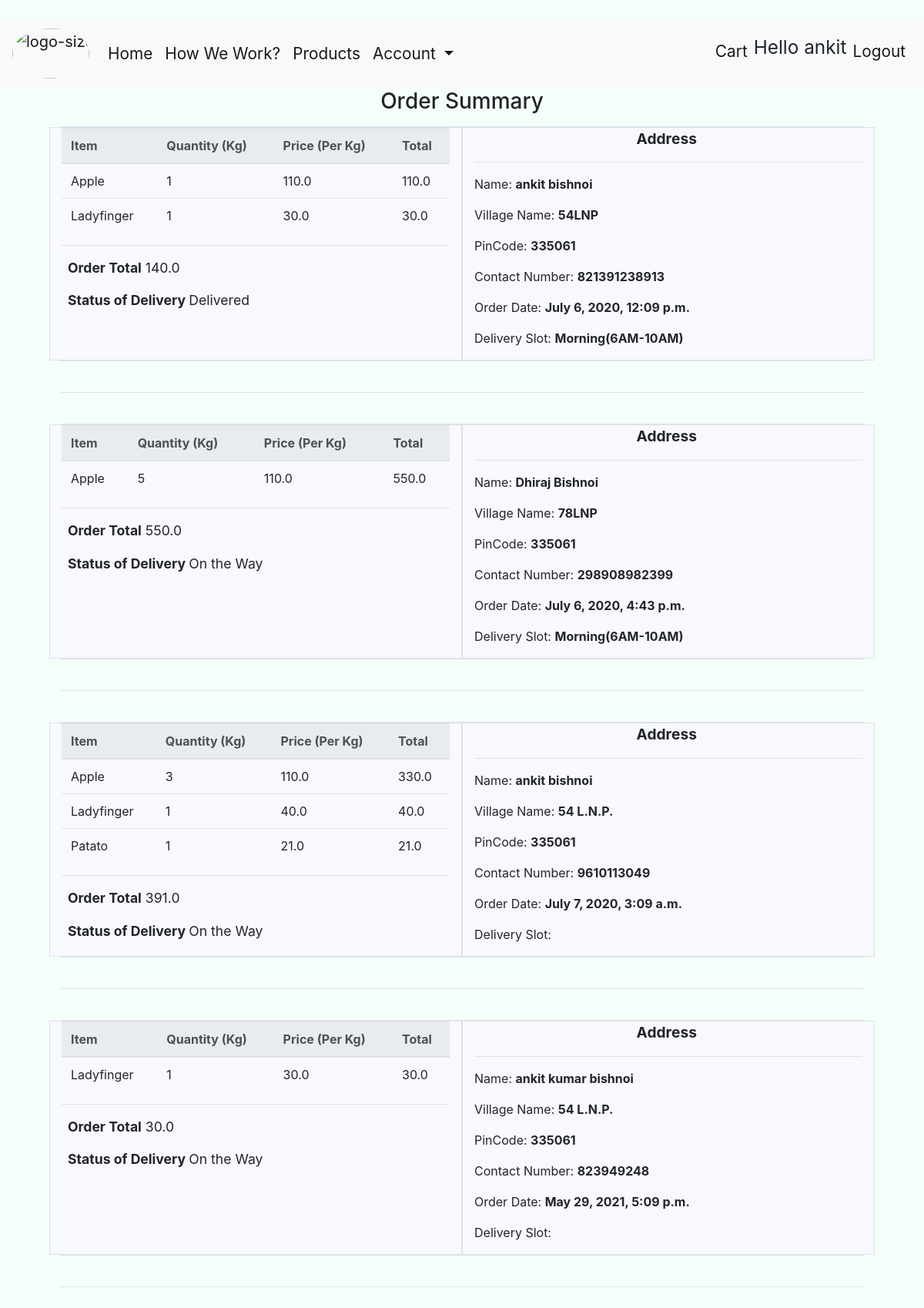
The app's page /order/ (signed in) with its own data.
### customer/models.py (models this page shows, shortened)
class Account(AbstractBaseUser):
	email = models.EmailField(verbose_name="email", max_length=60, unique=True)
	username = models.CharField(max_length=30, unique=True)
	date_joined = models.DateTimeField(verbose_name='date joined', auto_now_add=True)
	last_login = models.DateTimeField(verbose_name='last login', auto_now=True)
	is_admin = models.BooleanField(default=False)
	is_active = models.BooleanField(default=True)
	is_staff = models.BooleanField(default=False)
	is_superuser = models.BooleanField(default=False)
	USERNAME_FIELD = 'email'
	REQUIRED_FIELDS = ['username']
	objects = MyAccountManager()

class Order(models.Model):
	user = models.ForeignKey(settings.AUTH_USER_MODEL,
							 on_delete=models.CASCADE)
	ref_code = models.CharField(max_length=20, blank=True, null=True)
	items = models.ManyToManyField(OrderItem)
	start_date = models.DateTimeField(auto_now_add=True)
	ordered_date = models.DateTimeField()
	ordered = models.BooleanField(default=False)
	address = models.OneToOneField('Address', related_name='shipping_address', on_delete=models.SET_NULL, blank=True, null=True)
	being_delivered = models.BooleanField(default=False)
	received = models.BooleanField(default=False)
	coupon = models.ForeignKey('Coupon', on_delete=models.SET_NULL, blank=True, null=True)
	def get_total(self):
		total = 0
		for order_item in self.items.all():
			total += order_item.get_total_item_price()
		if self.coupon:
			total -= self.coupon.amount
		return total

class OrderItem(models.Model):
	user = models.ForeignKey(settings.AUTH_USER_MODEL,
							 on_delete=models.CASCADE)
	ordered = models.BooleanField(default=False)
	product = models.ForeignKey(Product, on_delete=models.CASCADE)
	quantity = models.IntegerField(default=1)
	def get_total_item_price(self):
		return self.quantity * self.product.price

class Product(models.Model):
	price = models.FloatField()
	category = models.CharField(max_length=20,choices=CATEGORY_CHOICES)
	farm = models.ForeignKey(Farm,on_delete=models.CASCADE)
	slug = AutoSlugField(populate_from='farm', unique=True)

class Address(models.Model):
	user = models.ForeignKey(settings.AUTH_USER_MODEL,
                             on_delete=models.CASCADE)
	name=models.CharField(max_length=100)
	street_address = models.CharField(max_length=100)
	village_name = models.CharField(max_length=100)
	pincode = models.IntegerField()
	default = models.BooleanField(verbose_name="Set as Default Address",default=False)
	contact_number=models.IntegerField()
	delivery_time_slot=models.CharField(max_length=20,choices=DELIVERY_SLOTS)
	slug = AutoSlugField(populate_from='village_name', unique=True)
	class Meta:
		verbose_name_plural = 'Addresses'

### customer/views.py (the view)
# urls.py: path('order/',OrderDetailView.as_view(),name='order-detail-view')
class OrderDetailView(ListView):
    template_name='customer/order-detail.html'
    context_object_name = 'orders'
    model=Order
    def get_queryset(self):
        return Order.objects.filter(user=self.request.user,ordered=True)

### customer/templatetags/cust_filters.py (called while the page is built)
@register.filter(name='get_item_name')
def get_item_name(string):
	return str(string.split(':')[1]).capitalize()

@register.filter(name='delivery_status')
def delivery_status(string):
	if string:
		return "Delivered"
	else:
		return "On the Way"

### customer/templates/customer/order-detail.html (shortened to what this page needs)
{%extends 'customer/base.html'%}
{%load crispy_forms_tags%}
{%load cust_filters%}
{%block content%}
<div class="container px-5">
    <h3 style="text-align:center;margin-bottom:1px;margin-bottom:15px;">Order Summary</h3>
    {% for order in orders%}
    <div class="border">
        <div class="row">
            <div class="col-md-6 border" style="background-color:ghostwhite;">
                <table class="table ">
                    <thead class="thead-light">
                        <tr>
                            <th scope="col">Item</th>
                            <th scope="col">Quantity&nbsp;(Kg)</th>
                            <th scope="col">Price&nbsp;(Per Kg)</th>
                            <th scope="col">Total</th>
                        </tr>
                    </thead>
                    <tbody>
                        {% for item in order.items.all%}
                        <tr>
                            <td>{{ item.product.category|get_item_name}}</td>
                            <td>{{item.quantity}}</td>
                            <td>{{item.product.price}}</td>
                            <td>{{item.get_total_item_price}}</td>
                        </tr>
                        {%endfor%}
                    </tbody>
                </table>
                <hr />
                <div class="mx-2 my-2">
                    <p style="font-size:110%;"><strong>Order Total</strong>&nbsp;{{order.get_total}}</p>
                    <p style="font-size:110%"><strong>Status of Delivery&nbsp;</strong>{{order.received|delivery_status}}</p>
                </div>
            </div>
            <div class="col-md-6 border" style="background-color:ghostwhite;">
                <p style="font-size:120%;text-align:center;"><strong>Address&nbsp;</strong></p>
                <hr>
                <p>Name:&nbsp;<strong>{{order.address.name}}</strong></p>
                <p>Village Name:&nbsp;<strong>{{order.address.village_name}}</strong></p>
                <p>PinCode:&nbsp;<strong>{{order.address.pincode}}</strong></p>
                <p>Contact Number:&nbsp;<strong>{{order.address.contact_number}}</strong></p>
                <p>Order Date:&nbsp;<strong>{{order.ordered_date}}</strong></p>
                <p>Delivery Slot:&nbsp;<strong>{{order.address.delivery_time_slot}}</strong></p>
            </div>
        </div>
    </div>
    <br>
    <hr>
    <br>
    {%endfor%}
</div>
{%endblock content%}

### customer/templates/customer/base.html (shortened to what this page needs)
﻿<!doctype html>
<html lang="en">
<head>
  <link rel="stylesheet" href="https://use.fontawesome.com/releases/v5.13.1/css/all.css">
  <link rel="stylesheet" href="https://stackpath.bootstrapcdn.com/bootstrap/4.5.0/css/bootstrap.min.css">
</head>
<body>
  <nav class="navbar navbar-expand-lg navbar-light bg-light" style="font-size:130%;">
    <a class="navbar-brand " href="{% url 'customer:home' %}"><img class="rounded-circle" width="100px" height="65px" src="https://i.ibb.co/6sr26Q2/f12f2a11-f31c-483e-a875-9fd29614876b-200x200.png" alt="logo-size-invert" border="0"></a>
    <div class="collapse navbar-collapse" id="navbarSupportedContent">
        <ul class="navbar-nav mr-auto">
            <li class="nav-item active">
                <a class="nav-link" href="{% url 'customer:home' %}">Home <span class="sr-only">(current)</span></a>
            </li>
            <li class="nav-item active">
                <a class="nav-link" href="{% url 'customer:working' %}">How We Work? </a>
            </li>
            <li class="nav-item active">
                <a class="nav-link" href="{% url 'customer:product' %}">Products </a>
            </li>
            {% if user.is_authenticated %}
            <li class="nav-item dropdown active">
                <a class="nav-link dropdown-toggle" href="#" id="navbarDropdown" role="button" data-toggle="dropdown" aria-haspopup="true" aria-expanded="false">
                    Account
                </a>
                {%endif%}
            </li>
        </ul>
      <ul class="navbar-nav ml-auto">
        {% if user.is_authenticated %}
        <li class="nav-item active ">
              <a class="nav-link" href="{% url 'customer:cart' %}">Cart <span class="sr-only">(current)</span></a>
        </li>
        <li class="nav-item active ">
          <p class="username"style="font-size:117%;">Hello {{user.username}}</p>
        </li>
        <li class="nav-item active ">
          <a class="nav-link" href="{% url 'customer:logout'%}">Logout <span class="sr-only">(current)</span></a>
        </li>
        {%endif%}
      </ul>
    </div>
  </nav>
  {% block content %}
  {% endblock %}
</body>
</html>

### customer/templates/customer/order-detail.html (style rules this page uses)
body { background-color: mintcream; }

### records on screen
Account: username "ankit"
Order: get_total "140.0", received|delivery_status "Delivered", address.name "ankit bishnoi", address.village_name "54LNP", address.pincode "335061", address.contact_number "821391238913", ordered_date "July 6, 2020, 12:09 p.m.", address.delivery_time_slot "Morning(6AM-10AM)"
OrderItem: product.category|get_item_name "Apple", quantity "1", product.price "110.0", get_total_item_price "110.0"
OrderItem: product.category|get_item_name "Ladyfinger", quantity "1", product.price "30.0", get_total_item_price "30.0"
Order: get_total "550.0", received|delivery_status "On the Way", address.name "Dhiraj Bishnoi", address.village_name "78LNP", address.pincode "335061", address.contact_number "298908982399", ordered_date "July 6, 2020, 4:43 p.m.", address.delivery_time_slot "Morning(6AM-10AM)"
OrderItem: product.category|get_item_name "Apple", quantity "5", product.price "110.0", get_total_item_price "550.0"
Order: get_total "391.0", received|delivery_status "On the Way", address.name "ankit bishnoi", address.village_name "54 L.N.P.", address.pincode "335061", address.contact_number "9610113049", ordered_date "July 7, 2020, 3:09 a.m."
OrderItem: product.category|get_item_name "Apple", quantity "3", product.price "110.0", get_total_item_price "330.0"
OrderItem: product.category|get_item_name "Ladyfinger", quantity "1", product.price "40.0", get_total_item_price "40.0"
OrderItem: product.category|get_item_name "Patato", quantity "1", product.price "21.0", get_total_item_price "21.0"
Order: get_total "30.0", received|delivery_status "On the Way", address.name "ankit kumar bishnoi", address.village_name "54 L.N.P.", address.pincode "335061", address.contact_number "823949248", ordered_date "May 29, 2021, 5:09 p.m."
OrderItem: product.category|get_item_name "Ladyfinger", quantity "1", product.price "30.0", get_total_item_price "30.0"
